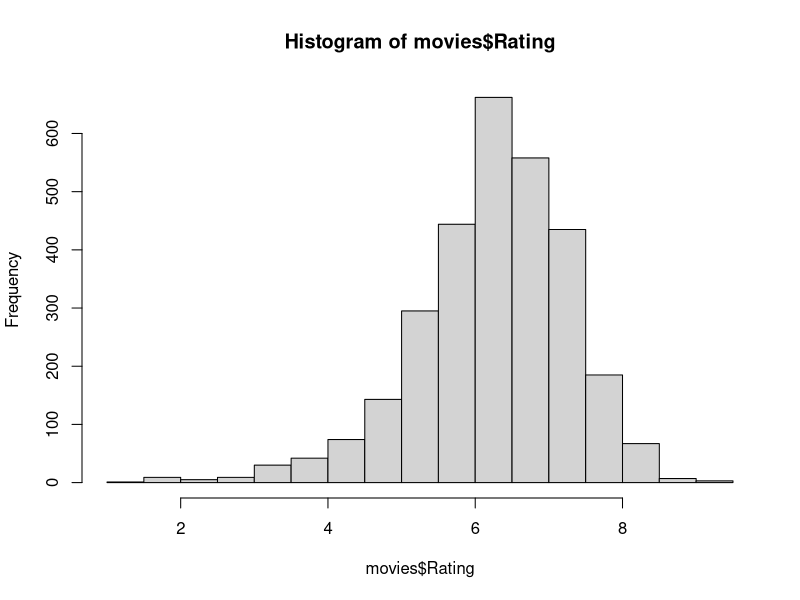
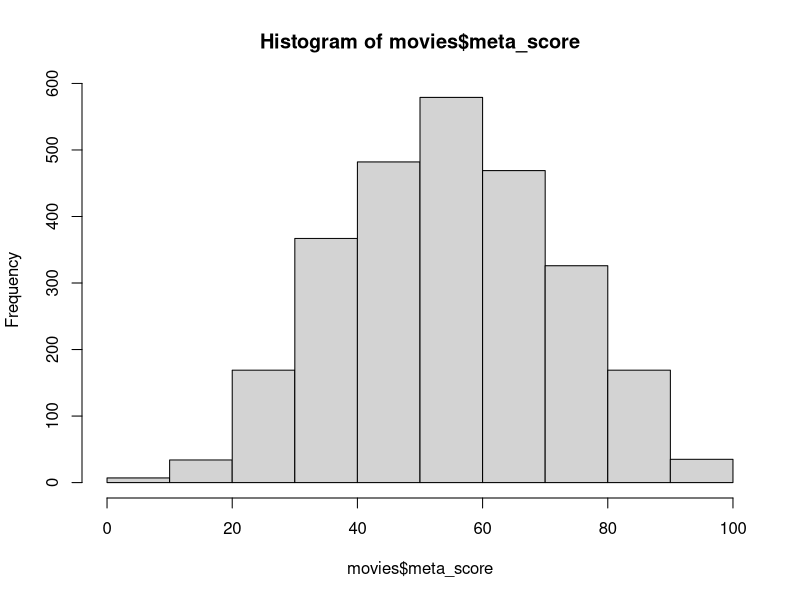
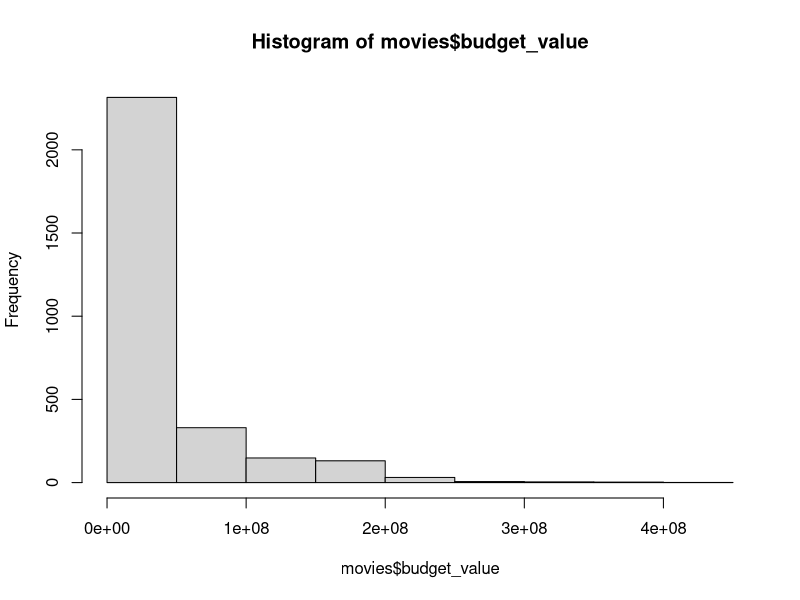
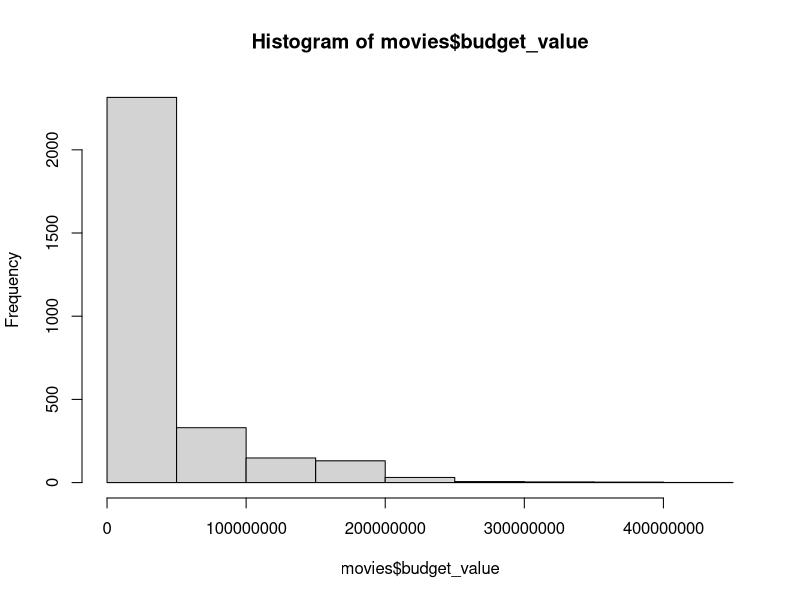
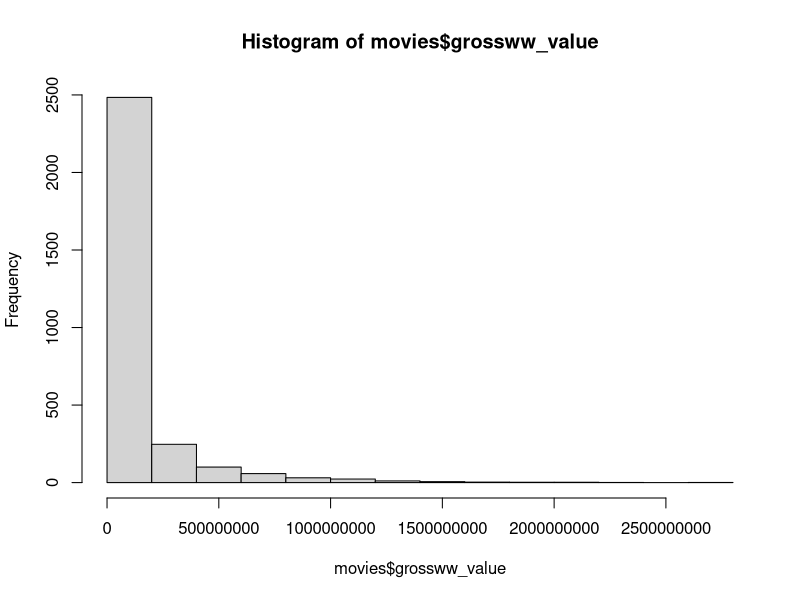

These charts were generated, in order, by the following R code:
## ---- chunk 1
install.packages("tidyverse")
install.packages("here")
## ---- chunk 2
library(tidyverse)
library(here)
## ---- chunk 3
movies <- read.csv(here("data", "movie_data.csv"))

## ---- chunk 4
head(movies)
## ---- chunk 5
colnames(movies)
## ---- chunk 6
lapply(movies, class)
## ---- chunk 7
str(movies)
## ---- chunk 8
movies |>
  summarize(across(everything(), ~ sum(is.na(.))))
## ---- chunk 9
summary(movies)
## ---- chunk 10
summary(movies[, c("Rating", "meta_score")])
## ---- chunk 11
summary(movies[, c("budget_value", "grossww_value")])

## ---- chunk 12
# how many unique values?
length(unique(movies$genres))
# frequency of the top 20 genres
movies %>% count(genres, sort = TRUE) %>% slice_head(n = 20)
## ---- chunk 13
hist(movies$Rating)
## ---- chunk 14
hist(movies$meta_score)
## ---- chunk 15
hist(movies$budget_value)
## ---- chunk 16
options(scipen = 999)
hist(movies$budget_value)
## ---- chunk 17
hist(movies$grossww_value)
